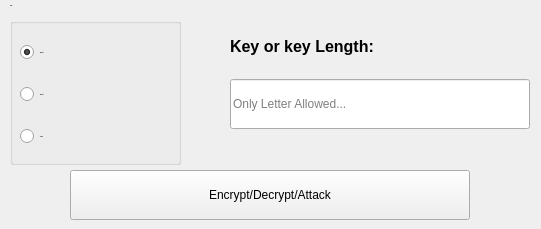
       <widget class="QWidget" name="vigenere_p">
        <widget class="QPushButton" name="ecode_decod_v">
         <property name="geometry">
          <rect>
           <x>70</x>
           <y>170</y>
           <width>400</width>
           <height>50</height>
          </rect>
         </property>
         <property name="text">
          <string>Encrypt/Decrypt/Attack</string>
         </property>
        </widget>
        <widget class="QGroupBox" name="Type_4">
         <property name="geometry">
          <rect>
           <x>10</x>
           <y>4</y>
           <width>171</width>
           <height>161</height>
          </rect>
         </property>
         <property name="font">
          <font>
           <family>Segoe UI</family>
           <pointsize>-1</pointsize>
           <weight>75</weight>
           <bold>true</bold>
          </font>
         </property>
         <property name="title">
          <string>Type:</string>
         </property>
         <property name="alignment">
          <set>Qt::AlignLeading|Qt::AlignLeft|Qt::AlignTop</set>
         </property>
         <property name="flat">
          <bool>false</bool>
         </property>
         <widget class="QWidget" name="layoutWidget_7">
          <property name="geometry">
           <rect>
            <x>10</x>
            <y>20</y>
            <width>161</width>
            <height>141</height>
           </rect>
          </property>
          <layout class="QVBoxLayout" name="verticalLayout_10">
           <item>
            <widget class="QRadioButton" name="r_encode_v">
             <property name="text">
              <string>Encrypt</string>
             </property>
             <property name="checked">
              <bool>true</bool>
             </property>
            </widget>
           </item>
           <item>
            <widget class="QRadioButton" name="r_decode_v">
             <property name="text">
              <string>Decrypt</string>
             </property>
            </widget>
           </item>
           <item>
            <widget class="QRadioButton" name="r_attack_v">
             <property name="text">
              <string>Attack</string>
             </property>
            </widget>
           </item>
          </layout>
         </widget>
        </widget>
        <widget class="QWidget" name="layoutWidget_10">
         <property name="geometry">
          <rect>
           <x>230</x>
           <y>20</y>
           <width>302</width>
           <height>109</height>
          </rect>
         </property>
         <layout class="QVBoxLayout" name="verticalLayout_11">
          <item>
           <widget class="QLabel" name="label_5">
            <property name="sizePolicy">
             <sizepolicy hsizetype="Fixed" vsizetype="Fixed">
              <horstretch>0</horstretch>
              <verstretch>0</verstretch>
             </sizepolicy>
            </property>
            <property name="minimumSize">
             <size>
              <width>71</width>
              <height>51</height>
             </size>
            </property>
            <property name="maximumSize">
             <size>
              <width>1000</width>
              <height>1000</height>
             </size>
            </property>
            <property name="font">
             <font>
              <family>Segoe UI</family>
              <pointsize>12</pointsize>
              <weight>75</weight>
              <italic>false</italic>
              <bold>true</bold>
             </font>
            </property>
            <property name="text">
             <string>Key or key Length:</string>
            </property>
           </widget>
          </item>
          <item>
           <widget class="QLineEdit" name="key_v">
            <property name="sizePolicy">
             <sizepolicy hsizetype="Fixed" vsizetype="Fixed">
              <horstretch>0</horstretch>
              <verstretch>0</verstretch>
             </sizepolicy>
            </property>
            <property name="minimumSize">
             <size>
              <width>300</width>
              <height>50</height>
             </size>
            </property>
            <property name="maximumSize">
             <size>
              <width>300</width>
              <height>50</height>
             </size>
            </property>
            <property name="placeholderText">
             <string>Only Letter Allowed...</string>
            </property>
           </widget>
          </item>
         </layout>
        </widget>
       </widget>
